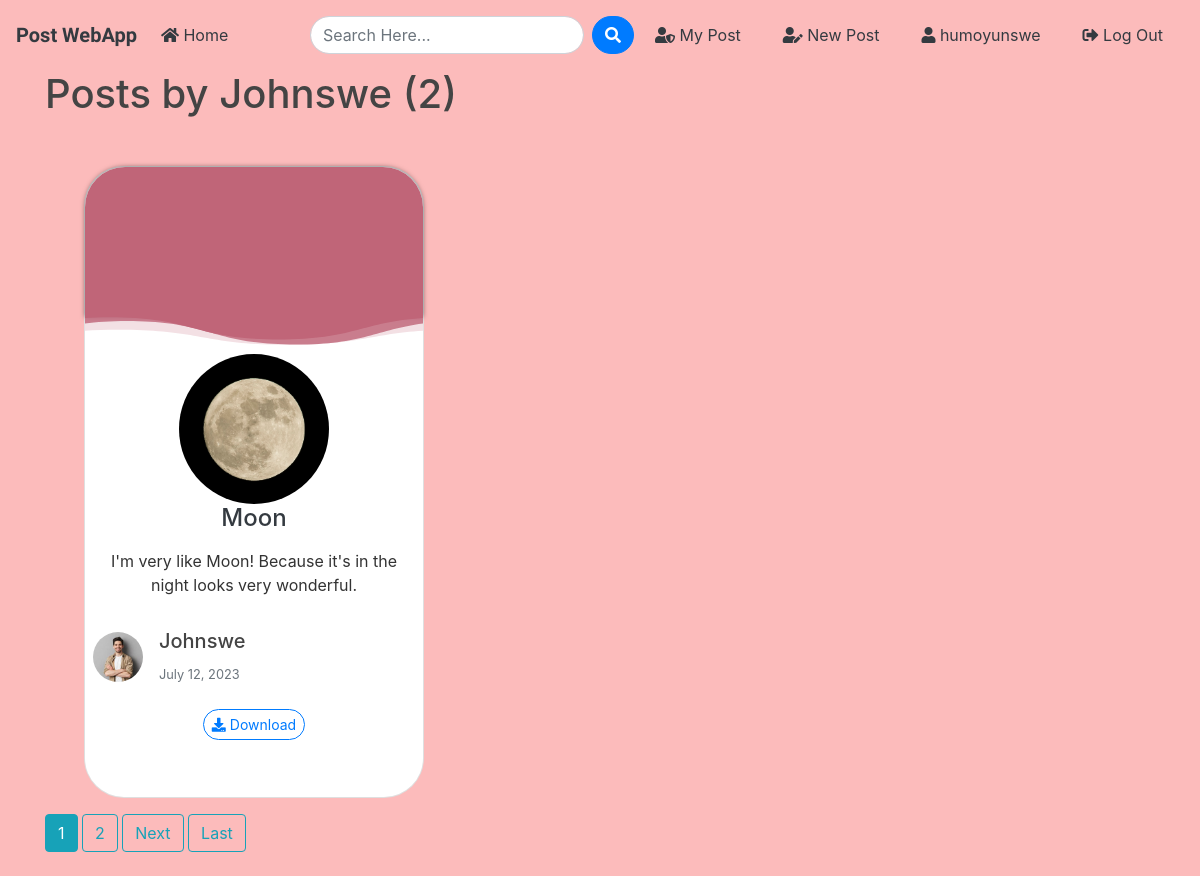
Screenshot of /user/Johnswe (signed in) with the database file from the repository.
### blog/models.py (models this page shows, shortened)
class Post(models.Model):
	title = models.CharField(max_length=100)
	file = models.FileField(null=True,blank=True,upload_to='Files')
	content = models.TextField()
	date_posted = models.DateTimeField(default=timezone.now)
	author = models.ForeignKey(User, on_delete=models.CASCADE)

### users/models.py (models this page shows, shortened)
class Profile(models.Model):
    user = models.OneToOneField(User, on_delete=models.CASCADE)
    image = models.ImageField(default='default.jpg', upload_to='profile_pics')

### blog/views.py (the view)
# urls.py: path('user/<str:username>', UserPostListView.as_view(), name='user-posts'),
class UserPostListView(ListView):
    model = Post
    template_name = 'blog/user_posts.html'
    context_object_name = 'posts'
    paginate_by = 1
    def get_queryset(self):
        user = get_object_or_404(User, username=self.kwargs.get('username'))
        return Post.objects.filter(author=user).order_by('-date_posted')

### blog/templates/blog/user_posts.html (shortened to what this page needs)
{% extends "blog/base.html" %}
{% block content %}
    <h1 class="mb-3">Posts by {{ view.kwargs.username }} ({{ page_obj.paginator.count }})</h1>
    {% for post in posts %}
        <div class="ml-4 col-lg-4 col-md-6">
                    <div class="mt-5  h-100">
                        <div class="card">
                            {% if post.file %}
                                <div class="text-center">
                                    <section class="banner">
                                        <div class="banner__content"></div>
                                    </section>
                                </div>
                            {% endif %}
                           <div class="d-flex justify-content-center">
                                <img src="{{ post.file.url }}" class="rounded-circle  img-fluid" alt="" style="width: 150px; height: 150px; object-fit: cover;">
                            </div>
                            <h4><a class="text-dark d-flex justify-content-center" href="{% url 'post-detail' post.id %}">{{ post.title }}</a></h4>
                            <p class="card-text p-2 text-center">{{ post.content }}</p>
                            <div class="d-flex align-items-center p-2">
                                <a href="{{ post.author.profile.image.url }}" target="_blank">
                                    <img src="{{ post.author.profile.image.url }}" alt="" class="rounded-circle      img-fluid mr-3" style="width: 50px; height: 50px; object-fit: cover;">
                                </a>
                             <div>
                                    <a class="text-dark" href="{% url 'user-posts' post.author.username %}">
                                        <h5>{{ post.author }}</h5>
                                    </a>
                                    <small class="text-muted">{{ post.date_posted|date:"F d, Y" }}</small>
                             </div>
                            </div>
                            <div class="text-center">
                                {% if post.file %}
                                    <a class="btn btn-outline-primary btn-sm mb-3 mt-3 rounded-pill" href="{{ post.file.url }}" download><i class="fas fa-download"></i> Download</a>
                                {% endif %}
                            </div>
                        </div>
                    </div>
                </div>
    {% endfor %}
    {% if is_paginated %}
      <div class="obj_all mt-3">
      {% for num in page_obj.paginator.page_range %}
        {% if page_obj.number == num %}
          <a class="btn btn-info mb-4" href="?page={{ num }}">{{ num }}</a>
        {% elif num > page_obj.number|add:'-3' and num < page_obj.number|add:'3' %}
          <a class="btn btn-outline-info mb-4" href="?page={{ num }}">{{ num }}</a>
        {% endif %}
      {% endfor %}
      {% if page_obj.has_next %}
        <a class="btn btn-outline-info mb-4" href="?page={{ page_obj.next_page_number }}">Next</a>
        <a class="btn btn-outline-info mb-4" href="?page={{ page_obj.paginator.num_pages }}">Last</a>
      {% endif %}
    {% endif %}
      </div>
{% endblock content %}

### blog/templates/blog/base.html (shortened to what this page needs)
{% load static %}
<!doctype html>
<html lang="en">
  <head>
    <link rel="stylesheet" href="https://stackpath.bootstrapcdn.com/bootstrap/4.3.1/css/bootstrap.min.css">
    <link rel="stylesheet" href="https://use.fontawesome.com/releases/v5.8.1/css/all.css" >
    <link rel="stylesheet" href="{% static 'blog/style.css' %}">
</head>
  <body>
        <nav class="navbar navbar-expand-lg navbar-dark">
            <a class="navbar-brand font-weight-bold text-dark logo_txt" href="{% url 'blog-home' %}">Post WebApp</a>
                <div class="collapse navbar-collapse" id="navbarSupportedContent">
                  <ul class="navbar-nav mr-auto">
                    <li class="nav-item active">
                      <a class="nav-link text-dark" href="{% url 'blog-home' %}"><i class="fas fa-home"></i> Home <span class="sr-only">(current)</span></a>
                    </li>
                  </ul>
                 <form id="searchform" action="{% url 'search' %}" method="get" class="d-flex">
                <input type="text" name="q" type="text" value="{{ request.GET.q }}" placeholder="Search Here..." class="form-control mr-2 rounded-pill" />
                <button type="button" onclick="searchform.submit()" class="btn btn-primary rounded-pill">
                <i class="fa fa-search"></i>
                </button>
                </form>
                    {% if user.is_authenticated %}
                    <a href="{% url 'user-posts' user %}" class="btn text-white m-2 text-dark"><i class="fas fa-user-shield"></i> My Post</a>
                    <a href="{% url 'post-create' %} " class="btn text-white m-2 text-dark"><i class="fas fa-user-edit "></i> New Post</a>
                    <a href="{% url 'profile' %} " class="btn text-white m-2 text-dark"><i class="fas fa-user text-dark"></i> {{ user.username }}</a>
                    <a href="{% url 'logout' %} " class="btn text-white m-2 text-dark"><i class="fas fa-sign-out-alt"></i> Log Out</a>
                    {% else %}
                    <a href="{% url 'login' %} " class="btn text-white m-2 text-dark"><i class="fas fa-user-tie"></i> Log In</a>
                    <a href="{% url 'register' %} " class="btn text-white m-2 text-dark"> <i class="fas fa-sign-in-alt"></i> Sign Up</a>
                    {% endif %}
                </div>
              </nav>
      <div class="container my-bg">
    {% block content %}{% endblock content %}
</div>
  </body>
</html>

### blog/static/blog/style.css (style rules this page uses)
body { background: #FCBBBB; color: #333333; margin-top: 0; }
h1, h2, h3, h4, h5, h6 { color: #444444; }
ul { margin: 0; }
.logo_txt { font-family: 'Kaushan Script', cursive; }
.banner__content { box-shadow: 0 0 5px rgba(0, 0, 0, 0.5); background: linear-gradient(180deg, #C06578 0%, #C06578 100%);; height: 150px; padding-top: 8%; padding-bottom: 8%; border-top-right-radius: 40px; border-top-left-radius: 40px; }
.card { border-radius: 40px; height: 632px; }
.banner svg { width: 100%; fill: #C06578; }

### rows the page displays
Post: file (picture), title "Moon", content "I'm very like Moon! Because it's in the night looks very wonderful.", author.profile.image (picture), author "Johnswe", date_posted "July 12, 2023"

### other values shown
{{ user.username }} "humoyunswe"
{{ view.kwargs.username }} "Johnswe"
{{ page_obj.paginator.count }} "2"
{{ num }} "1"
{{ num }} "2"
